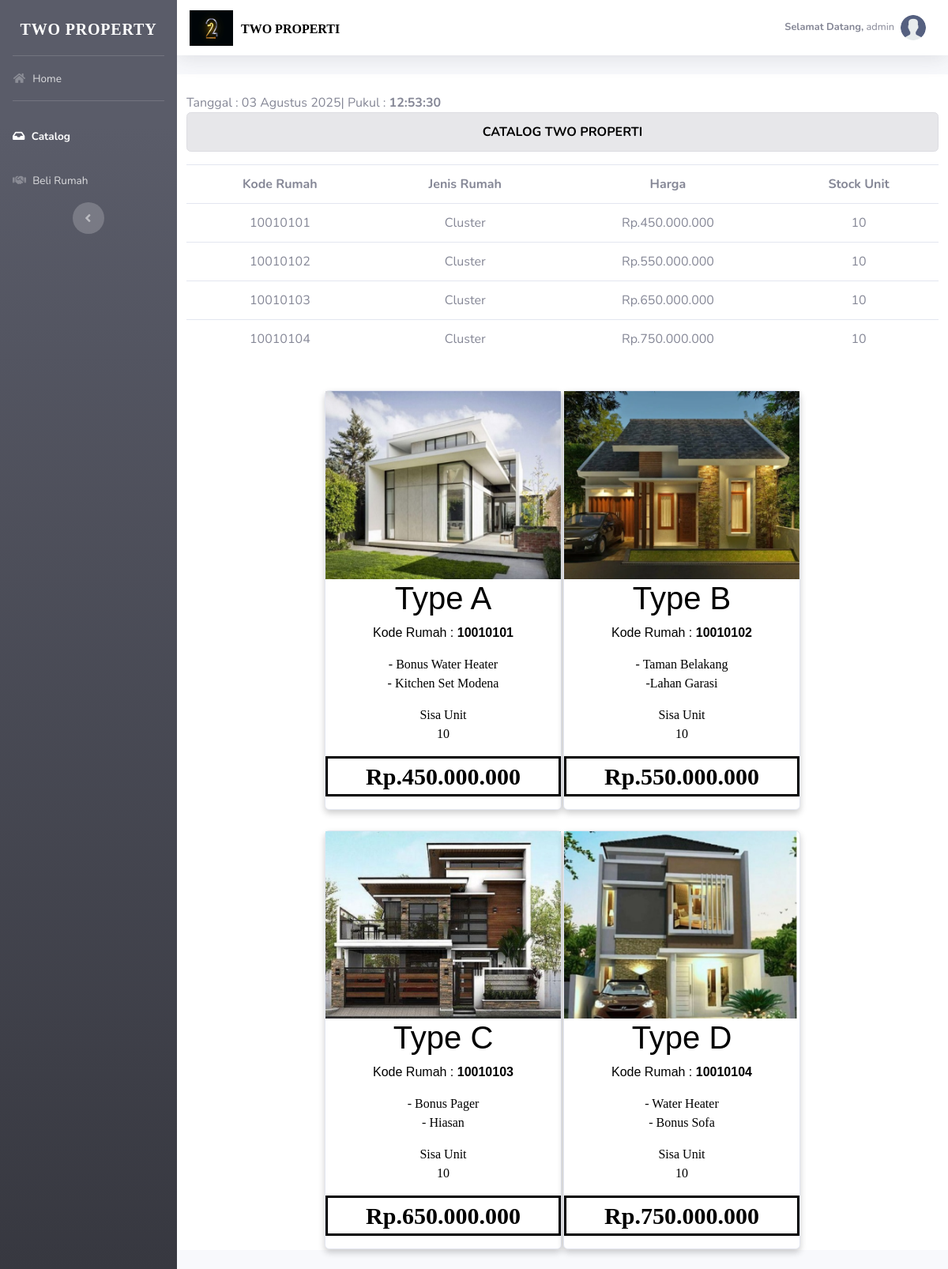
The page /costumer/catalog.php (signed in) on the database its author committed.
### tables this page shows
CREATE TABLE `t_rumah` (
  `kd_rumah` int(11) NOT NULL,
  `jenis_rumah` varchar(25) NOT NULL,
  `harga` varchar(25) NOT NULL,
  `unit` varchar(5) NOT NULL
);

### costumer/catalog.php (the view, shortened to what this page needs)
<?php include("../koneksi.php");
function tanggal_indonesia($tanggal)
{
    $bulan = array(
        1 =>   'Januari',
        'Februari',
        'Maret',
        'April',
        'Mei',
        'Juni',
        'Juli',
        'Agustus',
        'September',
        'Oktober',
        'November',
        'Desember'
    );
    $pecahkan = explode('-', $tanggal);
    return $pecahkan[2] . ' ' . $bulan[(int)$pecahkan[1]] . ' ' . $pecahkan[0];
} ?>
<!DOCTYPE html>
<html lang="en">
<head>
</head>
<link href="../vendor/fontawesome-free/css/all.min.css" rel="stylesheet" type="text/css">
<link href="../css/sb-admin-2.min.css" rel="stylesheet">
</head>
<body id="page-top">
    <div id="wrapper">
        <ul class="navbar-nav bg-gradient-dark sidebar sidebar-dark accordion" id="accordionSidebar">
            <a class="sidebar-brand d-flex align-items-center justify-content-center" href="#">
                <div class="sidebar-brand-icon rotate-n-0">
                    <p style="font-size: 20px;margin-top: 20px;font-family: Tw Cen MT;">TWO PROPERTY</p>
                </div>
            </a>
            <hr class="sidebar-divider my-0">
            <li class="nav-item">
                <a class="nav-link" href="index.php">
                    <i class="fas fa-fw fa-home"></i>
                    <span>Home</span></a>
            </li>
            <hr class="sidebar-divider">
            <li class="nav-item active">
                <a class="nav-link collapsed" href="catalog.php">
                    <i class="fa fa-inbox" aria-hidden="true"></i>
                    <span>Catalog</span>
                </a>
            </li>
            <li class="nav-item">
                <a class="nav-link collapsed" href="beli-rumah.php">
                    <i class="fa fa-handshake" aria-hidden="true"></i>
                    <span>Beli Rumah</span>
                </a>
            </li>
            <div class="text-center d-none d-md-inline">
                <button class="rounded-circle border-0" id="sidebarToggle"></button>
            </div>
        </ul>
        <div id="content-wrapper" class="d-flex flex-column">
            <div id="content">
                <nav class="navbar navbar-expand navbar-light bg-white topbar mb-4 static-top shadow">
                    <img src="../img/2.jpg" width="55" height="45">
                    <p style="font-family:Tw Cen MT; color:black; margin-top: 20px;padding-left: 10px;"><b>TWO PROPERTI</b></p>
                    <ul class="navbar-nav ml-auto">
                        <li class="nav-item dropdown no-arrow">
                            <a class="nav-link dropdown-toggle" href="#" id="userDropdown" role="button" data-toggle="dropdown" aria-haspopup="true" aria-expanded="false">
                                <span class="mr-2 d-none d-lg-inline text-gray-600 small"><b>Selamat Datang, </b><?php echo $_SESSION['username']; ?></span>
                                <img class="img-profile rounded-circle" src="../img/user.png">
                            </a>
                        </li>
                    </ul>
                </nav>
                <div class="row">
                    <div class="container" style="background-color: white;"><br>
                        <?php
                        echo "Tanggal : ",  tanggal_indonesia(date('Y-m-d'));;
                        $jam = date("H:i:s");
                        echo "| Pukul : <b>" . $jam . " " . "</b>";
                        ?>
                        <div class="alert alert-secondary" align="center" role="alert">
                            <b style="color:black;">CATALOG TWO PROPERTI</b>
                        </div>
                        <table class="table">
                            <tr align="center">
                                <th>Kode Rumah</th>
                                <th>Jenis Rumah</th>
                                <th>Harga</th>
                                <th>Stock Unit</th>
                            </tr>
                            <?php
                            $sql = "SELECT * FROM t_rumah";
                            $query = mysqli_query($db, $sql);
                            while ($siswa = mysqli_fetch_array($query)) { ?>
                                <tr>
                                    <td align="center"><?php echo $siswa['kd_rumah'] ?></td>
                                    <td align="center"><?php echo $siswa['jenis_rumah'] ?></td>
                                    <td align="center"><?php echo $siswa['harga'] ?></td>
                                    <td align="center"><?php echo $siswa['unit'] ?></td>
                                <?php } ?>
                                </tr>
                        </table>
                        <br>
                        <table align="center">
                            <tr>
                                <td>
                                    <div class="card">
                                        <img src="../img/property/Rekomendasi1.png" alt="Denim Jeans" style="width:100%">
                                        <?php
                                        $sql = "SELECT * FROM t_rumah WHERE kd_rumah='10010101'";
                                        $query = mysqli_query($db, $sql);
                                        while ($siswa = mysqli_fetch_array($query)) { ?>
                                            <h1 style="color: black;">Type A</h1>
                                            <p style="color: black;">Kode Rumah : <b><?php echo $siswa['kd_rumah'] ?></b></p>
                                            <p style="color: black; font-family : Tw Cen MT;">- Bonus Water Heater <br> - Kitchen Set Modena</p>
                                            <p style="color: black; font-family : Tw Cen MT;">Sisa Unit <br> <?php echo $siswa['unit'] ?></p>
                                            <p class="price" style="color: black; font-family: Tw Cen MT;font-size:30px;border: 3px solid black;"><b><?php echo $siswa['harga'] ?></b></p>
                                        <?php } ?>
                                    </div>
                                </td>
                                <td>
                                    <div class="card">
                                        <img src="../img/property/Rekomendasi2.png" alt="Denim Jeans" style="width:100%">
                                        <?php
                                        $sql = "SELECT * FROM t_rumah WHERE kd_rumah='10010102'";
                                        $query = mysqli_query($db, $sql);
                                        while ($siswa = mysqli_fetch_array($query)) { ?>
                                            <h1 style="color: black;">Type B</h1>
                                            <p style="color: black;">Kode Rumah : <b><?php echo $siswa['kd_rumah'] ?></b></p>
                                            <p style="color: black; font-family : Tw Cen MT;">- Taman Belakang <br> -Lahan Garasi </p>
                                            <p style="color: black; font-family : Tw Cen MT;">Sisa Unit <br> <?php echo $siswa['unit'] ?></p>
                                            <p class="price" style="color: black; font-family: Tw Cen MT;font-size:30px;border: 3px solid black;"><b><?php echo $siswa['harga'] ?></b></p>
                                        <?php } ?>
                                    </div>
                                </td>
                            </tr>
                        </table> <br>
                        <table align="center">
                            <tr>
                                <td>
                                    <div class="card">
                                        <img src="../img/property/Rekomendasi3.png" alt="Denim Jeans" style="width:100%">
                                        <?php
                                        $sql = "SELECT * FROM t_rumah WHERE kd_rumah='10010103'";
                                        $query = mysqli_query($db, $sql);
                                        while ($siswa = mysqli_fetch_array($query)) { ?>
                                            <h1 style="color: black;">Type C</h1>
                                            <p style="color: black;">Kode Rumah : <b><?php echo $siswa['kd_rumah'] ?></b></p>
                                            <p style="color: black; font-family : Tw Cen MT;">- Bonus Pager <br> - Hiasan </p>
                                            <p style="color: black; font-family : Tw Cen MT;">Sisa Unit <br> <?php echo $siswa['unit'] ?></p>
                                            <p class="price" style="color: black; font-family: Tw Cen MT;font-size:30px; border: 3px solid black;"><b><?php echo $siswa['harga'] ?></b></p>
                                        <?php } ?>
                                    </div>
                                </td>
                                <td>
                                    <div class="card">
                                        <img src="../img/property/Rekomendasi4.png" alt="Denim Jeans" style="width:100%">
                                        <?php
                                        $sql = "SELECT * FROM t_rumah WHERE kd_rumah='10010104'";
                                        $query = mysqli_query($db, $sql);
                                        while ($siswa = mysqli_fetch_array($query)) { ?>
                                            <h1 style="color: black;">Type D</h1>
                                            <p style="color: black;">Kode Rumah : <b><?php echo $siswa['kd_rumah'] ?></b></p>
                                            <p style="color: black; font-family : Tw Cen MT;">- Water Heater <br> - Bonus Sofa </p>
                                            <p style="color: black; font-family : Tw Cen MT;">Sisa Unit <br> <?php echo $siswa['unit'] ?></p>
                                            <p class="price" style="color: black; font-family: Tw Cen MT;font-size:30px;border: 3px solid black;"><b><?php echo $siswa['harga'] ?></b></p>
                                        <?php } ?>
                                    </div>
                                </td>
                            </tr>
                        </table>
                    </div>
                </div>
                <br>
            </div>
        </div>
    </div>
</body>
</html>

### costumer/catalog.php (style rules this page uses)
.card { box-shadow: 0 4px 8px 0 rgba(0, 0, 0, 0.2); max-width: 300px; margin: auto; text-align: center; font-family: arial; }
.price { color: grey; font-size: 22px; }

### rows shown on the page
t_rumah: kd_rumah "10010101", jenis_rumah "Cluster", harga "Rp.450.000.000", unit "10"
t_rumah: kd_rumah "10010102", jenis_rumah "Cluster", harga "Rp.550.000.000", unit "10"
t_rumah: kd_rumah "10010103", jenis_rumah "Cluster", harga "Rp.650.000.000", unit "10"
t_rumah: kd_rumah "10010104", jenis_rumah "Cluster", harga "Rp.750.000.000", unit "10"

### other values the page prints
$_SESSION['username'] "admin"
